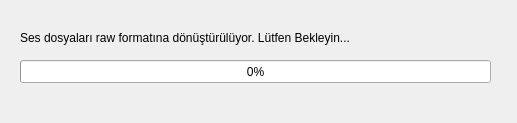
<?xml version="1.0" encoding="UTF-8"?>
<ui version="4.0">
 <class>dialog</class>
 <widget class="QDialog" name="dialog">
  <property name="geometry">
   <rect>
    <x>0</x>
    <y>0</y>
    <width>517</width>
    <height>123</height>
   </rect>
  </property>
  <property name="windowTitle">
   <string>Dialog</string>
  </property>
  <widget class="QProgressBar" name="progressBar">
   <property name="geometry">
    <rect>
     <x>20</x>
     <y>60</y>
     <width>471</width>
     <height>23</height>
    </rect>
   </property>
   <property name="value">
    <number>0</number>
   </property>
  </widget>
  <widget class="QLabel" name="label">
   <property name="geometry">
    <rect>
     <x>20</x>
     <y>30</y>
     <width>481</width>
     <height>16</height>
    </rect>
   </property>
   <property name="text">
    <string>Ses dosyaları raw formatına dönüştürülüyor. Lütfen Bekleyin...</string>
   </property>
  </widget>
 </widget>
 <resources/>
 <connections/>
</ui>
